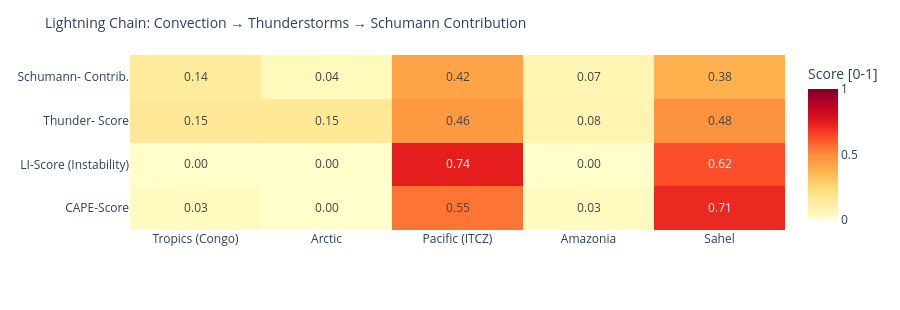

Notebook code for this chart:
### Code cell
# ============================================================
# LIGHTNING CHAIN: Convection → Thunderstorms → Schumann
# Shows the causal chain per measurement point as heatmap
# ============================================================

def cape_score(v):
    """CAPE → normalized score [0,1]"""
    if v is None or pd.isna(v): return 0.0
    return min(1.0, float(v) / 3000)

def li_score(v):
    """Lifted Index: negative = unstable → score [0,1]"""
    if v is None or pd.isna(v): return 0.3
    return min(1.0, max(0.0, (-float(v) + 6) / 12))

def cloud_score(v):
    if v is None or pd.isna(v): return 0.3
    return float(v) / 100

def thunder_score(row):
    """Kombinierter Gewitterwahrscheinlichkeits-Score
    CAPE + LI + Bedeckung + WMO-Gewitter + konvektiver Niederschlag (showers)
    Hinweis: X-Ray und Kp sind kein Bestandteil – nur geomagn./solarer Kontext.
    """
    cs = cape_score(row.get('cape'))
    ls = li_score(row.get('li'))
    cl = cloud_score(row.get('cloud'))
    t  = 1.0 if row.get('thunderstorm') else 0.0
    # Convective precipitation (showers) as additional indicator
    sh = min(1.0, (row.get('showers') or 0) / 5.0)
    return round(cs * 0.30 + ls * 0.25 + cl * 0.15 + t * 0.20 + sh * 0.10, 3)

def schumann_contribution(t_score, lat):
    """Schumann contribution: higher in tropics (±30°), scaled by thunderstorm score"""
    lat_weight = max(0.3, 1.0 - abs(lat) / 60)
    return round(t_score * lat_weight, 3)

df_atm['cape_score']   = df_atm.apply(lambda r: cape_score(r['cape']), axis=1)
df_atm['li_score']     = df_atm.apply(lambda r: li_score(r['li']),    axis=1)
df_atm['thunder_score']= df_atm.apply(lambda r: thunder_score(r.to_dict()), axis=1)
df_atm['schumann_contribution'] = df_atm.apply(
    lambda r: schumann_contribution(r['thunder_score'], r['lat']), axis=1)

metrics = ['cape_score', 'li_score', 'thunder_score', 'schumann_contribution']
labels  = ['CAPE-Score', 'LI-Score\n(Instability)', 'Thunder-\nScore', 'Schumann-\nContrib.']
z_data  = [df_atm[m].tolist() for m in metrics]

fig = go.Figure(go.Heatmap(
    z=z_data,
    x=df_atm['point'].tolist(),
    y=labels,
    colorscale='YlOrRd',
    zmin=0, zmax=1,
    text=[[f'{v:.2f}' for v in row] for row in z_data],
    texttemplate='%{text}', textfont=dict(size=12),
    colorbar=dict(title='Score [0-1]')
))
fig.update_layout(
    title=dict(text='Lightning Chain: Convection → Thunderstorms → Schumann Contribution', font=dict(size=14)),
    height=310,
    plot_bgcolor='rgba(0,0,0,0)', paper_bgcolor='rgba(0,0,0,0)',
    margin=dict(l=130, r=80, t=55, b=80)
)
fig.show()

### Figure 1 — Plotly figure (JSON) as saved in the notebook; plotly's stock layout.template omitted (floating-point values rounded to 4 significant figures)
{"data": [{"colorbar": {"title": {"text": "Score [0-1]"}}, "colorscale": [[0.0, "rgb(255,255,204)"], [0.125, "rgb(255,237,160)"], [0.25, "rgb(254,217,118)"], [0.375, "rgb(254,178,76)"], [0.5, "rgb(253,141,60)"], [0.625, "rgb(252,78,42)"], [0.75, "rgb(227,26,28)"], [0.875, "rgb(189,0,38)"], [1.0, "rgb(128,0,38)"]], "text": [["0.03", "0.00", "0.55", "0.03", "0.71"], ["0.00", "0.00", "0.74", "0.00", "0.62"], ["0.15", "0.15", "0.46", "0.08", "0.48"], ["0.14", "0.04", "0.42", "0.07", "0.38"]], "textfont": {"size": 12}, "texttemplate": "%{text}", "type": "heatmap", "x": ["Tropics (Congo)", "Arctic", "Pacific (ITCZ)", "Amazonia", "Sahel"], "y": ["CAPE-Score", "LI-Score\n(Instability)", "Thunder-\nScore", "Schumann-\nContrib."], "z": [[0.03333, 0.003333, 0.5467, 0.03333, 0.7133], [0.0, 0.0, 0.7417, 0.0, 0.625], [0.147, 0.151, 0.459, 0.076, 0.481], [0.137, 0.045, 0.421, 0.07, 0.377]], "zmax": 1, "zmin": 0}], "layout": {"height": 310, "margin": {"b": 80, "l": 130, "r": 80, "t": 55}, "paper_bgcolor": "rgba(0,0,0,0)", "plot_bgcolor": "rgba(0,0,0,0)", "title": {"font": {"size": 14}, "text": "Lightning Chain: Convection → Thunderstorms → Schumann Contribution"}}}
